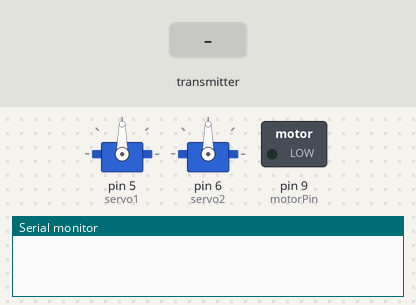
The sketch below on a simulated Arduino Uno, built with avr-gcc and run on an emulated ATmega328P. Parts: 2 × servo, switched loads named in the sketch (green lamp = pin HIGH), the last lines printed to the serial monitor. The test bench sets the inputs (shaded band). No radio packets arrive unless stated.

Above: at 1.2 s.
1.3 s: the transmitter starts sending leftJoystickY = 0
At 2.5 s:
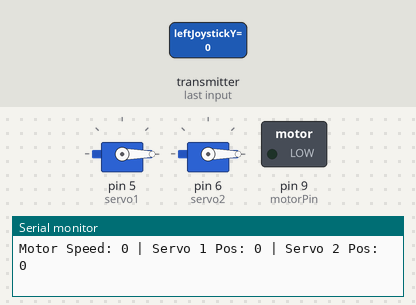
2.8 s: the transmitter starts sending rightJoystickX = 256
At 3.7 s:
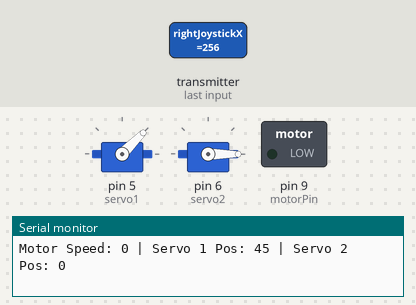
4.3 s: the transmitter starts sending rightJoystickY = 256
At 5.3 s:
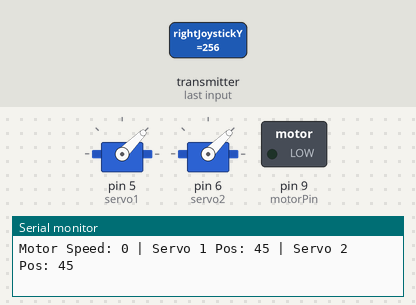
5.8 s: the transmitter starts sending leftJoystickY = 1023
At 7.0 s:
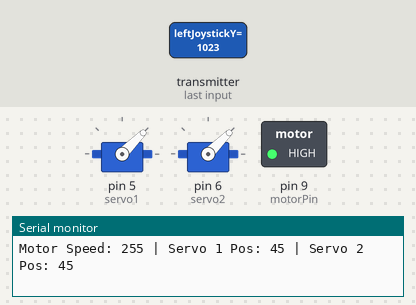
7.3 s: the transmitter starts sending rightJoystickX = 1023
At 7.7 s:
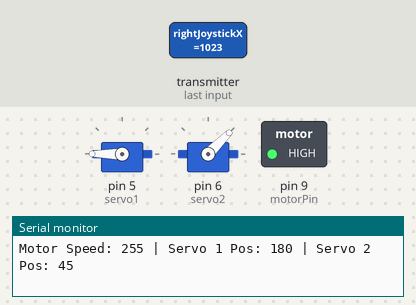
8.8 s: the transmitter starts sending rightJoystickY = 0
At 9.5 s:
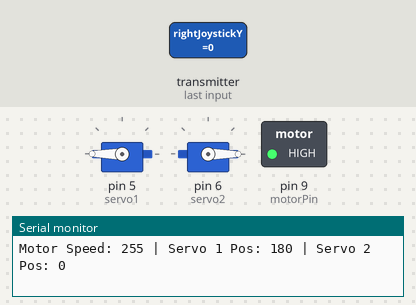
Timing chart, 0 to 11.3 s (numbered marks = the images above; inputs shaded):
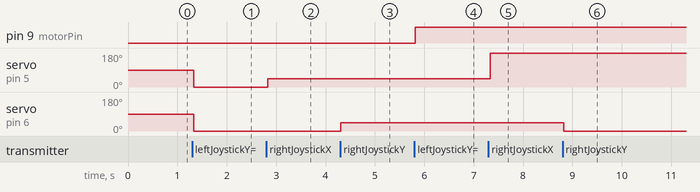

Measured:
- after the input at 1.3 s, servo on pin 5 (servo1), servo on pin 6 (servo2): 90° → 0° at once
- after the input at 2.8 s, servo on pin 5 (servo1): 0° → 45° at once
- after the input at 4.3 s, servo on pin 6 (servo2): 0° → 45° at once
- after the input at 5.8 s, pin 9 (motorPin): LOW → HIGH at once
- after the input at 7.3 s, servo on pin 5 (servo1): 45° → 180° at once
- after the input at 8.8 s, servo on pin 6 (servo2): 45° → 0° at once

The sketch:

nRF24L01_rx.ino
```cpp
#include <SPI.h>
#include <nRF24L01.h>
#include <RF24.h>
#include <Servo.h>

RF24 radio(7, 8); // CE, CSN
const byte address[6] = "00001";

struct DataPacket {
  int leftJoystickY;
  int rightJoystickX;
  int rightJoystickY;
} data;

Servo servo1; // Servo for right joystick X-axis
Servo servo2; // Servo for right joystick Y-axis

const int motorPin = 9; // Coreless motor connected to IRF520 gate
const int motorThreshold = 600; // Adjust threshold based on testing

void setup() {
  Serial.begin(9600);
  radio.begin();
  radio.openReadingPipe(0, address);
  radio.setPALevel(RF24_PA_LOW);
  radio.startListening();

  servo1.attach(5); // Connect Servo 1 to pin D3
  servo2.attach(6); // Connect Servo 2 to pin D5
  pinMode(motorPin, OUTPUT);
}

void loop() {
  if (radio.available()) {
    radio.read(&data, sizeof(data));

    // Coreless Motor Control - Adjust speed based on joystick position
    int motorSpeed = map(data.leftJoystickY, 0, 1023, 0, 255);
    if (data.leftJoystickY > motorThreshold) {
      analogWrite(motorPin, motorSpeed);
    } else {
      analogWrite(motorPin, 0); // Stop motor if below threshold
    }

    // Servo 1 Control (Horizontal direction)
    int servo1Pos = map(data.rightJoystickX, 0, 1023, 0, 180);
    servo1.write(servo1Pos);

    // Servo 2 Control (Vertical direction)
    int servo2Pos = map(data.rightJoystickY, 0, 1023, 0, 180);
    servo2.write(servo2Pos);

    // Print values to Serial Monitor for debugging
    Serial.print("Motor Speed: ");
    Serial.print(motorSpeed);
    Serial.print(" | Servo 1 Pos: ");
    Serial.print(servo1Pos);
    Serial.print(" | Servo 2 Pos: ");
    Serial.println(servo2Pos);
  }
  delay(50);
}
```
